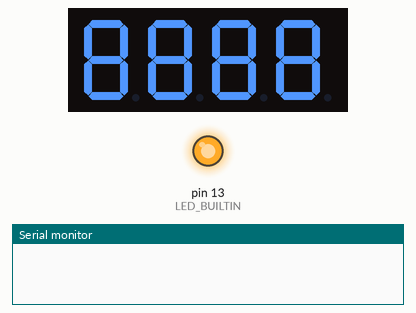
Bench run of a sketch on a simulated Arduino Leonardo, built with avr-gcc and run on an emulated ATmega32U4. Shown: 4-digit seven-segment display, output pins drawn as LEDs (lit = HIGH), the last lines printed to the serial monitor.

Above: at 0.1 s.
At 4.18 s:
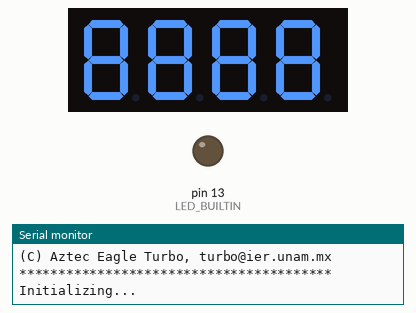
At 64.9 s:
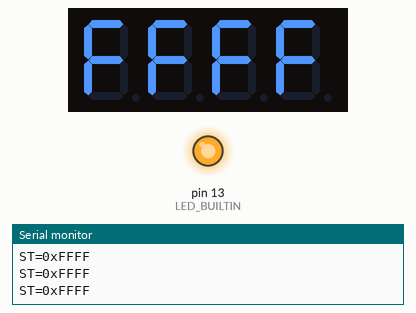
At 127.9 s:
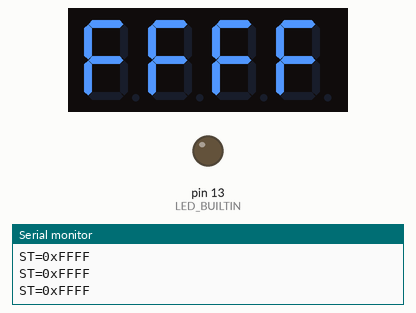
Timing chart, 0 to 130.0 s (numbered marks = the images above):
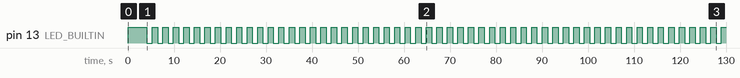

The sketch:

co2s8lp.ino
```cpp
/****************************************
 * Senseair S8 LP 0-2K CO2 ppm
 *   Requieres Arduino Leonardo UART
 *   (CC) 2021 <hdcg@ier.unam.mx>
 ****************************************/
#include <TM1637Display.h>

// #define DEBUG

#define SHORTDELAY 128
#define DELAY 1024
#define LONGDELAY 4096

#define CLK 2
#define DIO 3

TM1637Display display(CLK, DIO);

boolean led = false;

static const byte CMD_STATUS[] = {0xfe, 0x04, 0x00, 0x00, 0x00, 0x01, 0x25, 0xc5};
static const byte CMD_CO2READ[] = {0xfe, 0x04, 0x00, 0x03, 0x00, 0x01, 0xd5, 0xc5};

typedef struct {
  byte addr,
   function_code,
   count,
   hi,
   lo,
   crc_hi,
   crc_lo;
} data7_t;

void sendData(const void* p, size_t n) {
  Serial1.write((char*)p,n);
}

void receiveData(const void* p, size_t n) {
  if (Serial1.available()>0)
    Serial1.readBytes((char*)p,n);
}

typedef union {
    struct {
      byte lo,hi;
    };
    word w;
  } retval_t;

#define S8_WAIT_DELAY 100

int s8status(void) {
  retval_t retval;
  data7_t data;

  sendData(CMD_STATUS, sizeof(CMD_STATUS));
  delay(S8_WAIT_DELAY);
  receiveData(&data, sizeof(data));

  if((data.addr != 0xfe) && (data.function_code != 0x04)) return -1;
  else {
    retval.hi=data.hi;
    retval.lo=data.lo;
    return retval.w;
  }
}

int s8co2read(void) {
  retval_t retval;
  data7_t data;

  sendData(CMD_CO2READ, sizeof(CMD_CO2READ));
  delay(S8_WAIT_DELAY);
  receiveData(&data, sizeof(data));

  if((data.addr != 0xfe) && (data.function_code != 0x04)) return -1;
  else {
    retval.hi=data.hi;
    retval.lo=data.lo;
    return retval.w;
  }
}

void setup(){
  pinMode(LED_BUILTIN, OUTPUT);
  digitalWrite(LED_BUILTIN, led=!led);

  display.setBrightness(0x07);
  display.showNumberDec(8888);
  delay(LONGDELAY);

  Serial.begin(38400);
#ifdef DEBUG
  while (!Serial) {
    digitalWrite(LED_BUILTIN, led=!led);
    delay(SHORTDELAY);
  }
#endif
  Serial.println(F("\n****************************************"));
  Serial.println(F("Test program for S8 LP CO2 Sensor Series"));
  Serial.println(F("(C) Aztec Eagle Turbo, turbo@ier.unam.mx"));
  Serial.println(F("****************************************\n"));

  Serial1.begin(9600);
  while (!Serial1) {
    digitalWrite(LED_BUILTIN, led=!led);
    delay(SHORTDELAY);
  }

  Serial.println(F("Initializing..."));
  while(1) {
    digitalWrite(LED_BUILTIN, led=!led);
    word st=s8status();
    display.showNumberHexEx(st, 0, true);
    Serial.print(F("ST=0x"));
    Serial.println(st, HEX);
    if(st==0) break;
    delay(DELAY);
  }
}

void loop(){
  unsigned long uptime = millis()/1000;
  digitalWrite(LED_BUILTIN, led=!led);

  int co2ppm = s8co2read();

  display.showNumberDec(co2ppm);

  Serial.print(uptime);
  Serial.print(" ");
  Serial.print(co2ppm);
  Serial.println();

  delay(LONGDELAY);
}
```

Measured:
- by itself, pin 13 (LED_BUILTIN): repeats every 2.3 s: LOW 1.1 s, HIGH 1.1 s
